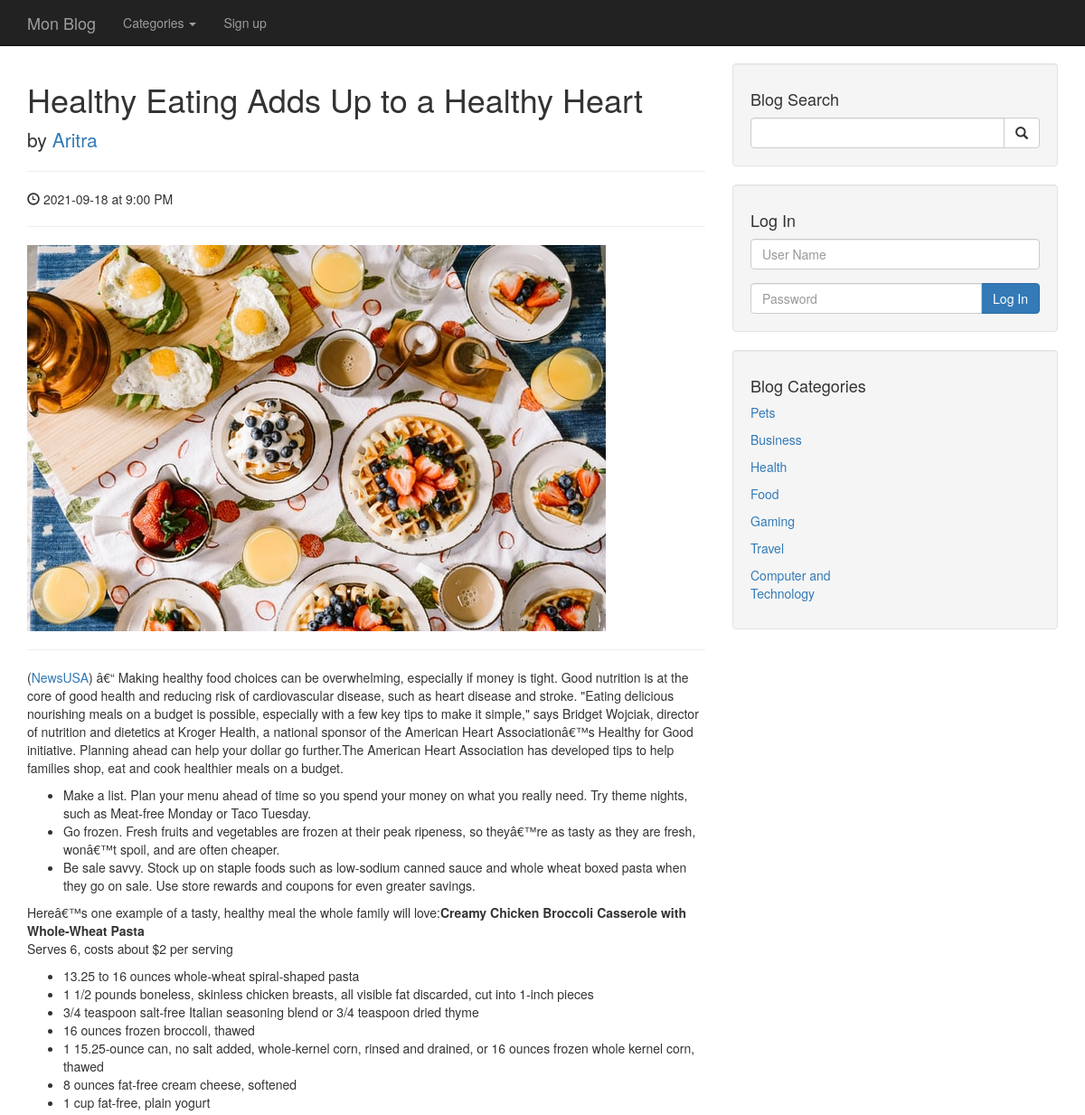
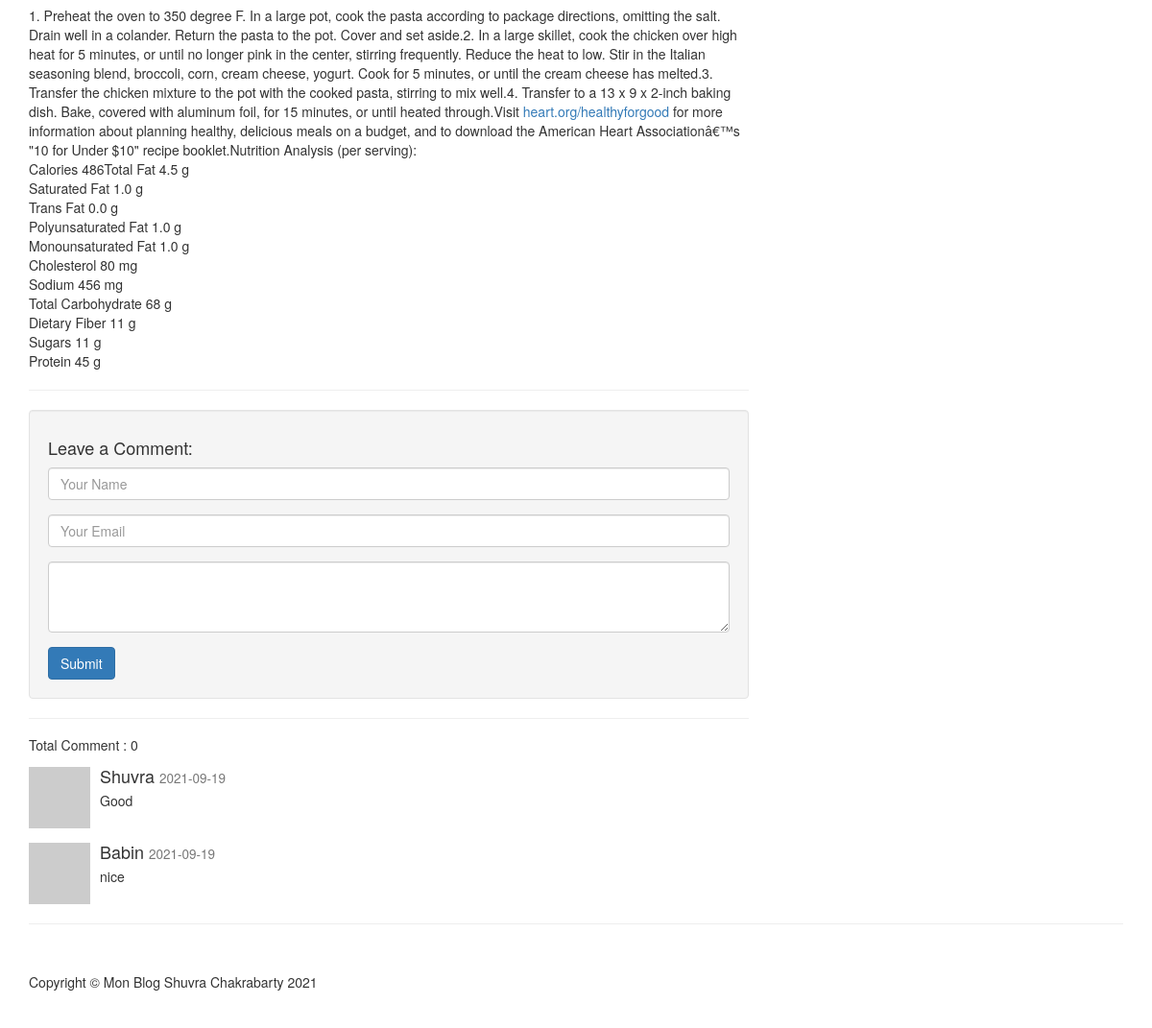
The page /post.php?post_id=52 on the database its author committed (2 pictures, top to bottom).
### tables this page shows
CREATE TABLE `posts` (
  `post_id` int(11) NOT NULL,
  `post_category_id` int(10) NOT NULL,
  `post_author` varchar(255) NOT NULL,
  `post_comment_counts` int(11) NOT NULL DEFAULT '0',
  `post_content` mediumtext NOT NULL,
  `post_image` text NOT NULL,
  `post_status` varchar(255) NOT NULL DEFAULT 'draft',
  `post_tags` varchar(255) NOT NULL,
  `post_title` varchar(255) NOT NULL,
  `post_date` date NOT NULL,
  `post_views` int(100) NOT NULL DEFAULT '0',
  `post_author_id` int(11) NOT NULL
);

CREATE TABLE `comments` (
  `comment_id` int(6) NOT NULL,
  `comment_post_id` int(6) NOT NULL,
  `comment_author` varchar(200) NOT NULL,
  `comment_email` varchar(200) NOT NULL,
  `comment_content` mediumtext NOT NULL,
  `comment_status` varchar(10) NOT NULL DEFAULT 'denied',
  `comment_date` date NOT NULL
);

CREATE TABLE `categories` (
  `cat_id` int(11) NOT NULL,
  `cat_title` varchar(300) NOT NULL
);

### post.php (the view, shortened to what this page needs)
<?php
include "include/header.php";
?>
<?php include 'include/navigation.php' ?>
<?php
 if(isset($_GET['post_id']))
 {
     $post_id = $_GET['post_id'];
     $post_id = mysqli_real_escape_string($connect,$post_id);
     $query = "SELECT * FROM posts WHERE post_id ='$post_id'";
     $result = mysqli_query($connect,$query);
     $row = mysqli_fetch_assoc($result);
 }
 else
 {
     header('Location:index.php');
 }
?>
    <div class="container">
        <div class="row">
            <div class="col-lg-8">
                <h1><?php echo $row['post_title'] ?></h1>
                <p class="lead">
                    by <a href="#"><?php echo $row['post_author'] ?></a>
                </p>
                <hr>
                <p><span class="glyphicon glyphicon-time"></span> <?php echo $row['post_date'] ?> at 9:00 PM</p>
                <hr>
                <img class="img-responsive" src="images/<?php echo $row['post_image'] ?>" alt="">
                <hr>
                <p class="lead"><?php echo $row['post_content'] ?></p>
                <hr>
                <div class="well">
                    <h4>Leave a Comment:</h4>
                    <form role="form" action="" method="POST">
                        <div class="form-group">
                            <input class="form-control"  type="text" name="name" placeholder="Your Name">
                        </div>
                        <div class="form-group">
                            <input class="form-control"  type="email" name="email" placeholder="Your Email">
                        </div>
                        <div class="form-group">
                            <textarea  name="content" class="form-control" rows="3"></textarea>
                        </div>
                        <button type="submit" class="btn btn-primary" name="comment">Submit</button>
                    </form>
                </div>
                <hr>
                <h5>Total Comment : <?php echo $row['post_comment_counts'] ?></h5>
                <?php
                $query = "SELECT * FROM comments WHERE comment_status = 'approved' AND comment_post_id = '$post_id'";
                $result = mysqli_query($connect,$query);
                while ($rows= mysqli_fetch_assoc($result))
                {
                ?>
                <div class="media">
                    <a class="pull-left" href="#">
                        <img class="media-object" src="http://placehold.it/64x64" alt="">
                    </a>
                    <div class="media-body">
                        <h4 class="media-heading"><?php echo  $rows['comment_author']  ?>
                            <small><?php echo  $rows['comment_date']  ?></small>
                        </h4>
                        <?php echo  $rows['comment_content']  ?>
                    </div>
                </div>
                <?php  }?>
            </div>
       <?php include "include/sidebar.php" ?>
        </div>
        <hr>
        <?php include "include/footer.php" ?>

### include/header.php (shortened to what this page needs)
<!DOCTYPE html>
<html lang="en">
<head>
    <link href="css/bootstrap.min.css" rel="stylesheet">
    <link href="css/blog-home.css" rel="stylesheet">
    <link href="css/style.css" rel="stylesheet">
</head>
<body>

### include/navigation.php (shortened to what this page needs)
<nav class="navbar navbar-inverse navbar-fixed-top" role="navigation">
    <div class="container">
        <div class="navbar-header">
            <a class="navbar-brand" href="./index.php">Mon Blog</a>
        </div>
        <div class="collapse navbar-collapse" id="bs-example-navbar-collapse-1">
            <ul class="nav navbar-nav">
                <li class="dropdown">
                    <a href="#" class="dropdown-toggle" data-toggle="dropdown" role="button" aria-haspopup="true" aria-expanded="false">Categories <span class="caret"></span></a>
                </li>
                <?php session_start();
                if (isset($_SESSION['user_name'])) {
                ?>
                    <li class="dropdown">
                        <a href="#" class="dropdown-toggle" data-toggle="dropdown" role="button" aria-haspopup="true" aria-expanded="false">User Panel <span class="caret"></span></a>
                        <ul class="dropdown-menu">
                            <li>
                                <a href="./admin/index.php">Control Panel</a>
                            </li>
                            <li>
                                <a href="./include/logout.php">Log out</a>
                            </li>
                        </ul>
                    </li>
                <?php }else{ ?>
                <li>
                    <a href="./registration.php">Sign up</a>
                </li>
                <?php } ?>
            </ul>
        </div>
    </div>
</nav>

### include/sidebar.php
<div class="col-md-4">
    <div class="well">
        <h4>Blog Search</h4>
        <form method="POST" action="./search.php">
            <div class="input-group">
                <input name="search" type="text" class="form-control">
                <span class="input-group-btn">
                    <button class="btn btn-default" name="submit" type="submit">
                        <span class="glyphicon glyphicon-search"></span>
                    </button>
                </span>
            </div>
        </form>
    </div>
    <?php
    if (!isset($_SESSION['user_name']))
    { ?>
        <div class="well">
            <h4>Log In</h4>
            <form method="POST" action="./include/login.php">
                <div class="form-group">
                    <input name="user_name" type="text" class="form-control" placeholder="User Name">
                </div>
                <div class="input-group">
                    <input name="password" type="password" class="form-control" placeholder="Password">
                    <span class="input-group-btn">
                        <button type="submit" class="btn btn-primary" name="login">Log In</button>
                    </span>
                </div>
            </form>
        </div>
    <?php } ?>
    <div class="well">
        <h4>Blog Categories</h4>
        <div class="row">
            <div class="col-lg-6">
                <?php
                $query = "SELECT * FROM categories";
                $select_all_catagory = mysqli_query($connect, $query);
                while ($row = mysqli_fetch_assoc($select_all_catagory)) {
                    $cat_title = $row['cat_title'];
                    $cat_id = $row['cat_id'];
                ?>
                    <ul class="list-unstyled">
                        <li><a href="category.php?cat_id=<?php echo $cat_id ?>"><?php echo $cat_title ?></a>
                        </li>
                    </ul>
                <?php
                } ?>
            </div>
        </div>
    </div>
</div>

### include/footer.php (shortened to what this page needs)
<footer>
    <div class="row">
        <div class="col-lg-12">
            <p>Copyright &copy; Mon Blog Shuvra Chakrabarty 2021</p>
        </div>
    </div>
</footer>
</div>
</body>
</html>

### css/blog-home.css (style rules this page uses)
body { padding-top: 70px; }
footer { margin: 50px 0; }

### rows shown on the page
posts: post_title "Healthy Eating Adds Up to a Healthy Heart", post_author "Aritra", post_date "2021-09-18", post_image (picture), post_content "( NewsUSA ) â€“ Making healthy food choices can be overwhelming, especially if money is tight. Good nutrition is at the core of good health and reducing risk of cardiovascular disease, such as heart disease and stroke. \"Eating delicious nourishing meals on a budget is possible, especially with a few key tips to make it simple,\" says Bridget Wojciak, director of nutrition and dietetics at Kroger Health, a national sponsor of the American Heart Associationâ€™s Healthy for Good initiative. Planning ahead can help your dollar go further.The American Heart Association has developed tips to help families shop, eat and cook healthier meals on a budget. Make a list. Plan your menu ahead of time so…", post_comment_counts "0"
comments: comment_author "Shuvra", comment_date "2021-09-19", comment_content "Good"
comments: comment_author "Babin", comment_date "2021-09-19", comment_content "nice"
categories: cat_title "Pets"
categories: cat_title "Business"
categories: cat_title "Health"
categories: cat_title "Food"
categories: cat_title "Gaming"
categories: cat_title "Travel"
categories: cat_title "Computer and Technology"
